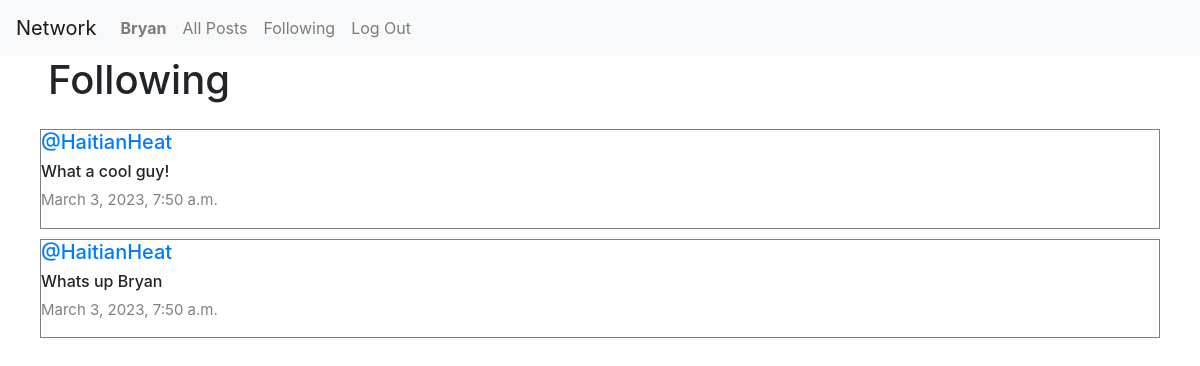
Before: /following (signed in) with the older database file.
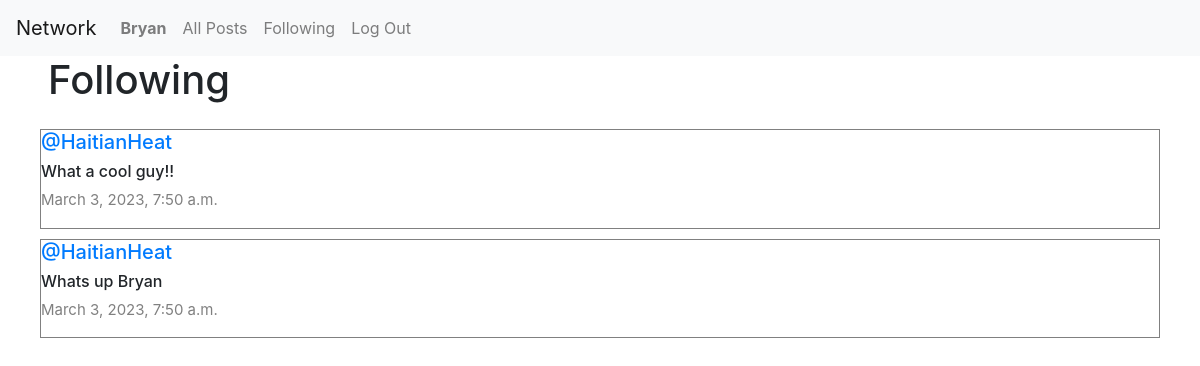
After: the same page with the newer database file.
### network/models.py (models this page shows, shortened)
class Post(models.Model):
    content = models.CharField(max_length=140)
    user = models.ForeignKey(User, on_delete=models.CASCADE, related_name="author")
    date = models.DateTimeField(auto_now_add=True)

class User(AbstractUser):
    pass

### network/views.py (the view)
# urls.py: path("following", views.following, name="following"),
def following(request):
    currentUser = User.objects.get(pk=request.user.id)
    followingPeople = Follow.objects.filter(user=currentUser)
    allPosts = Post.objects.all().order_by('id').reverse()
    followingPosts = []
    for post in allPosts:
        for person in followingPeople:
            if person.user_follower == post.user:
                followingPosts.append(post)
    paginator = Paginator(followingPosts, 10)
    page_number = request.GET.get('page')
    posts_of_the_page = paginator.get_page(page_number)
    return render(request, "network/following.html", {
        "posts_of_the_page": posts_of_the_page
    })

### network/templates/network/following.html (shortened to what this page needs)
{% extends "network/layout.html" %}
{% block body %}
    <h1 class="mx-5">Following</h1>
    <div class="all-posts">
        {% for post in posts_of_the_page %}
            <div class="row post" >
                <h5 class="username"><a href="{% url 'profile' user_id=post.user.id %}">@{{ post.user }}</a></h5>
                <h6>{{ post.content }}</h6>
                <p class="date">{{ post.date }}</p>
            </div>
            {% endfor %}
    </div>
{% endblock %}

Changed rows visible on the page:
changed Post: content "What a cool guy!" → "What a cool guy!!"
